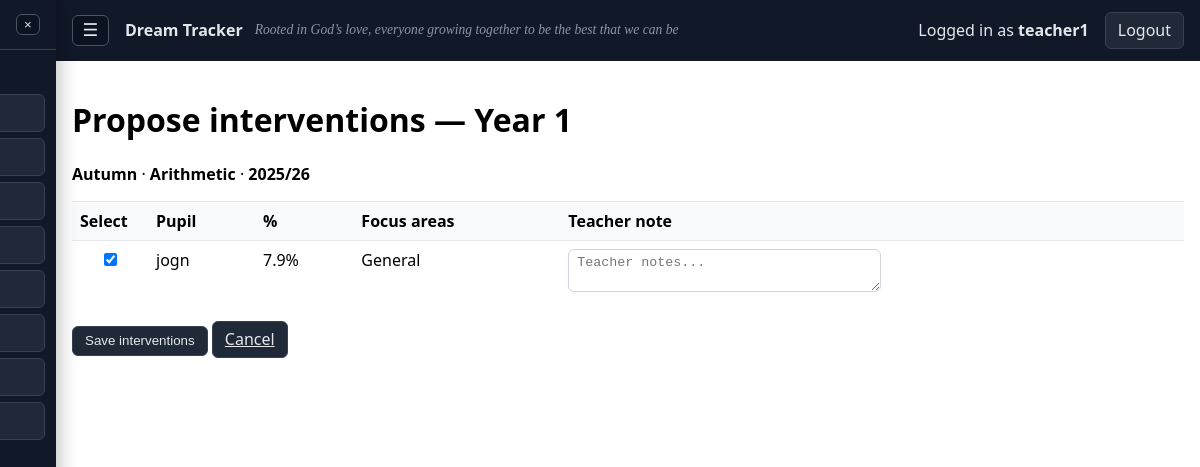
The page /interventions/propose?class_id=1&year_id=1&term=Autumn&subject=maths&paper=Arithmetic (signed in) on the database its author committed.
### models.py (models this page shows, shortened)
class Teacher(UserMixin, db.Model):
    __tablename__ = "teachers"
    id = db.Column(db.Integer, primary_key=True)
    username = db.Column(db.String(80), unique=True, nullable=False)
    password_hash = db.Column(db.String(255), nullable=False)
    class_id = db.Column(db.Integer, db.ForeignKey("classes.id"))
    is_admin = db.Column(db.Boolean, nullable=False, default=False)
    is_active = db.Column(db.Boolean, nullable=False, default=True)
    class_links = db.relationship("TeacherClass", back_populates="teacher", cascade="all, delete-orphan")
    classes = db.relationship("SchoolClass", secondary="teacher_classes", viewonly=True)

class SchoolClass(db.Model):
    __tablename__ = "classes"
    id = db.Column(db.Integer, primary_key=True)
    name = db.Column(db.String(80), unique=True, nullable=False)
    year_group = db.Column(db.Integer, nullable=True)  # e.g., 1..13 (Year 1..Year 13)
    is_archived = db.Column(db.Boolean, nullable=False, default=False)
    is_archive = db.Column(db.Boolean, nullable=False, default=False)
    pupils = db.relationship("Pupil", backref="klass", cascade="all, delete-orphan")
    teachers = db.relationship("Teacher", backref="klass", foreign_keys="Teacher.class_id")
    teacher_links = db.relationship("TeacherClass", back_populates="school_class", cascade="all, delete-orphan")

class Result(db.Model):
    __tablename__ = "results"
    id = db.Column(db.Integer, primary_key=True)
    pupil_id = db.Column(db.Integer, db.ForeignKey("pupils.id"), nullable=False)
    academic_year_id = db.Column(db.Integer, db.ForeignKey("academic_years.id"), nullable=False)
    academic_year = db.relationship("AcademicYear")
    class_id_snapshot = db.Column(db.Integer, db.ForeignKey("classes.id"), nullable=True)
    term = db.Column(db.String(10), nullable=False)  # "Autumn" | "Spring" | "Summer"
    subject = db.Column(db.String(20), nullable=False, default="maths", index=True)
    arithmetic = db.Column(db.Float, nullable=True)
    reasoning = db.Column(db.Float, nullable=True)
    reading_p1 = db.Column(db.Float, nullable=True)
    reading_p2 = db.Column(db.Float, nullable=True)
    spelling = db.Column(db.Float, nullable=True)
    grammar = db.Column(db.Float, nullable=True)
    combined_pct = db.Column(db.Float, nullable=True)  # auto-calculated
    summary = db.Column(db.String(30), nullable=True)  # auto-assigned band (text)
    note = db.Column(db.Text, nullable=True)
    created_at = db.Column(db.DateTime, default=datetime.utcnow)
    updated_at = db.Column(db.DateTime, default=datetime.utcnow, onupdate=datetime.utcnow)
    updated_by_teacher_id = db.Column(db.Integer, db.ForeignKey("teachers.id"), nullable=True)
    __table_args__ = (
        db.UniqueConstraint('pupil_id', 'academic_year_id', 'term', 'subject', name='uq_pupil_year_term_subject'),
    )

class AcademicYear(db.Model):
    __tablename__ = "academic_years"
    id = db.Column(db.Integer, primary_key=True)
    label = db.Column(db.String(9), unique=True, nullable=False)  # "2025/26"
    start_date = db.Column(db.Date, nullable=True)
    end_date = db.Column(db.Date, nullable=True)
    is_current = db.Column(db.Boolean, default=False, nullable=False)

class Pupil(db.Model):
    __tablename__ = "pupils"
    id = db.Column(db.Integer, primary_key=True)
    class_id = db.Column(db.Integer, db.ForeignKey("classes.id"), nullable=False)
    number = db.Column(db.Integer, nullable=True)  # optional display No.
    name = db.Column(db.String(120), nullable=False, index=True)
    gender = db.Column(db.String(1), nullable=True)  # 'M' or 'F'
    pupil_premium = db.Column(db.Boolean, default=False)
    laps = db.Column(db.Boolean, default=False)
    service_child = db.Column(db.Boolean, default=False)
    updated_at = db.Column(db.DateTime, default=datetime.utcnow, onupdate=datetime.utcnow)
    results = db.relationship("Result", backref="pupil", cascade="all, delete-orphan")
    writing_results = db.relationship("WritingResult", backref="pupil", cascade="all, delete-orphan")
    sats_scores = db.relationship("SatsScore", backref="pupil", cascade="all, delete-orphan")
    class_history = db.relationship("PupilClassHistory", backref="pupil", cascade="all, delete-orphan")
    __table_args__ = (
    )

### app.py (the view, shortened to what this page needs)
    @app.route("/interventions/propose", methods=["GET", "POST"])
    @login_required
    def propose_interventions():
        try:
            class_id = int(request.args.get("class_id", 0) or request.form.get("class_id", 0))
        except ValueError:
            class_id = 0
        try:
            year_id = int(request.args.get("year_id", 0) or request.form.get("year_id", 0))
        except ValueError:
            year_id = 0
        term = (request.args.get("term") or request.form.get("term") or "").strip()
        subject = (request.args.get("subject") or request.form.get("subject") or "maths").strip().lower()
        paper = (request.args.get("paper") or request.form.get("paper") or "").strip()
        if subject not in SUBJECTS or term not in TERMS or paper not in PAPERS[subject]:
            flash("Invalid term/subject/paper.", "error")
            return redirect(url_for("dashboard", subject="maths"))
        require_class_access(class_id)
        klass = SchoolClass.query.get_or_404(class_id)
        if klass.is_archived or klass.is_archive:
            flash("Cannot propose interventions for archived pupils.", "error")
            return redirect(url_for("dashboard", subject=subject))
        year = AcademicYear.query.get_or_404(year_id)
        pupils = Pupil.query.filter_by(class_id=class_id).order_by(Pupil.number.is_(None), Pupil.number, Pupil.name).all()
        max_marks = get_term_max_for_paper(class_id, year_id, term, subject, paper)
        field = result_field_for_paper(subject, paper)
        existing_items = Intervention.query.filter_by(class_id=class_id, academic_year_id=year_id, term=term, paper=paper).all()
        existing_by_pupil = {it.pupil_id: it for it in existing_items}
        data = []
        for p in pupils:
            r = (Result.query.filter_by(pupil_id=p.id, academic_year_id=year_id, term=term, subject=subject)
                 .order_by(Result.created_at.desc()).first())
            if not r:
                continue
            raw = getattr(r, field)
            if raw is None or max_marks <= 0:
                continue
            pct = round((raw / max_marks) * 100.0, 1)
            existing = existing_by_pupil.get(p.id)
            row = {"pupil": p, "pct": pct, "existing": existing, "focus": ""}
            if existing and existing.focus_areas:
                try:
                    row["focus"] = ", ".join(json.loads(existing.focus_areas))
                except Exception:
                    row["focus"] = existing.focus_areas
            if pct < 55.0 or existing:
                data.append(row)
        data.sort(key=lambda x: (55.0 - x["pct"], x["pupil"].name))
        pre_ids = [d["pupil"].id for d in data[:6]]
        return render_template(
            "interventions_propose.html",
            klass=klass, year=year, term=term, paper=paper,
            rows=data, pre_ids=pre_ids, subject=subject,
        )

### templates/interventions_propose.html (shortened to what this page needs)
{% extends "layout.html" %}
{% block content %}
<h1>Propose interventions — {{ klass.name }}</h1>
<p><strong>{{ term }}</strong> · <strong>{{ paper }}</strong> · <strong>{{ year.label }}</strong></p>
<form method="post">
  <table class="table-sticky">
    <thead>
      <tr><th>Select</th><th>Pupil</th><th>%</th><th>Focus areas</th><th><label for="teacher-note">Teacher note</label></th></tr>
    </thead>
    <tbody>
      {% for row in rows %}
      <tr>
        <td class="checkbox-cell">
          <input aria-label="Select {{ row.pupil.name }}" type="checkbox" name="selected[]" value="{{ row.pupil.id }}"
                 {{ 'checked' if row.pupil.id in pre_ids or row.existing else '' }}>
        </td>
        <td>{{ row.pupil.number or '' }} {{ row.pupil.name }}</td>
        <td>{{ row.pct }}%</td>
        <td>{{ row.focus or 'General' }}</td>
        <td>
          <textarea id="teacher-note" name="teacher_note_{{ row.pupil.id }}" rows="2" cols="35" placeholder="Teacher notes...">{{ row.existing.teacher_note if row.existing else '' }}</textarea>
        </td>
      </tr>
      {% endfor %}
    </tbody>
  </table>
  <p>
    <button class="button" type="submit">Save interventions</button>
    <a class="button" href="{{ url_for('dashboard', subject=subject, **{'class': klass.id, 'year': year.id}) }}">Cancel</a>
  </p>
</form>
{% endblock %}

### templates/layout.html (shortened to what this page needs)
<!doctype html>
<html lang="en">
<head>
</head>
<body>
  {% set sidebar_params = namespace(values={}) %}
  {% for key in ['year','term','class','gender','pp','laps','svc','min_pct','max_pct','band'] %}
    {% if request.args.get(key) %}
      {% set _ = sidebar_params.values.update({key: request.args.get(key)}) %}
    {% endif %}
  {% endfor %}
  {% set sidebar_subject = request.view_args.get('subject') if request.view_args and request.view_args.get('subject') else request.args.get('subject', 'maths') %}
  {% set sidebar_mode = request.args.get('mode', 'table' if current_user.is_admin else 'home') %}
  {% set reports_href = url_for('reports', **sidebar_params.values) %}
  {% set is_year6_menu = y6_nav is not none %}
  {% if current_user.is_authenticated %}
    <div id="sidebarHoverZone" class="hover-zone" aria-hidden="true"></div>
    <aside id="sidebar" class="sidebar" aria-label="Main menu">
      <div class="sidebar-head">
        <button id="menuCloseBtn" class="sidebar-close" aria-label="Close menu" type="button">×</button>
      </div>
      <nav class="sidebar-nav">
        <div class="section-title">Teacher</div>
        {% if is_year6_menu %}
          <a class="sidebar-link {{ 'active' if request.endpoint == 'y6_home' or (request.endpoint == 'dashboard' and sidebar_mode == 'home') else '' }}" href="{{ url_for('y6_home', **sidebar_params.values) }}">Home</a>
          <a class="sidebar-link {{ 'active' if request.endpoint in ['y6_sats_tracker', 'sats_page'] else '' }}" href="{{ url_for('y6_sats_tracker', **sidebar_params.values) }}">SATs Tracker</a>
          <a class="sidebar-link {{ 'active' if request.endpoint in ['y6_writing', 'writing_dashboard'] or (request.endpoint == 'dashboard' and sidebar_subject == 'writing') else '' }}" href="{{ url_for('y6_writing', **sidebar_params.values) }}">Writing</a>
          <a class="sidebar-link {{ 'active' if request.endpoint in ['y6_reports', 'reports'] else '' }}" href="{{ url_for('y6_reports', **sidebar_params.values) }}">Reports</a>
        {% else %}
          <a class="sidebar-link {{ 'active' if request.endpoint == 'dashboard' and sidebar_mode == 'home' else '' }}" href="{{ url_for('dashboard', subject='maths', mode='home', **sidebar_params.values) }}">Home</a>
          <a class="sidebar-link {{ 'active' if request.endpoint == 'dashboard' and sidebar_mode == 'table' and sidebar_subject == 'maths' else '' }}" href="{{ url_for('dashboard', subject='maths', mode='table', **sidebar_params.values) }}">Maths</a>
          <a class="sidebar-link {{ 'active' if request.endpoint == 'dashboard' and sidebar_mode == 'table' and sidebar_subject == 'reading' else '' }}" href="{{ url_for('dashboard', subject='reading', mode='table', **sidebar_params.values) }}">Reading</a>
          <a class="sidebar-link {{ 'active' if request.endpoint == 'dashboard' and sidebar_mode == 'table' and sidebar_subject == 'spag' else '' }}" href="{{ url_for('dashboard', subject='spag', mode='table', **sidebar_params.values) }}">SPaG</a>
          <a class="sidebar-link {{ 'active' if request.endpoint == 'dashboard' and sidebar_mode == 'table' and sidebar_subject == 'writing' else '' }}" href="{{ url_for('dashboard', subject='writing', mode='table', **sidebar_params.values) }}">Writing</a>
          <a class="sidebar-link {{ 'active' if request.endpoint == 'assessments' else '' }}" href="{{ url_for('assessments') }}">GAP</a>
          <a class="sidebar-link {{ 'active' if request.endpoint == 'interventions' else '' }}" href="{{ url_for('interventions') }}">Interventions</a>
          <a class="sidebar-link {{ 'active' if request.endpoint == 'reports' else '' }}" href="{{ reports_href }}">Reports</a>
        {% endif %}
      </nav>
    </aside>
  {% endif %}
  <header class="bar">
    {% if current_user.is_authenticated %}
      <button id="menuBtn" class="menu-btn" aria-label="Open menu" type="button">☰</button>
    {% endif %}
    <div class="brand-wrap">
      <a class="brand" href="{{ url_for('index') }}">Dream Tracker</a>
      <span class="school-motto">Rooted in God’s love, everyone growing together to be the best that we can be</span>
    </div>
    {% if current_user.is_authenticated %}
      <span>Logged in as <strong>{{ current_user.username }}</strong></span>
      <a class="button" href="{{ url_for('logout') }}">Logout</a>
    {% else %}
      <a class="button" href="{{ url_for('login') }}">Login</a>
    {% endif %}
  </header>
  <main>
    {% block content %}{% endblock %}
  </main>
</body>
</html>

### templates/layout.html (style rules this page uses)
html, body { height: 100%; }
body { font-family: system-ui, -apple-system, Segoe UI, Roboto, Arial, sans-serif; margin: 0; padding: 0; display: block; width: 100%; overflow-x: hidden; }
header.bar { display: flex; align-items: center; flex-wrap: wrap; gap: 1rem; padding: 0.75rem 1rem; background: #111827; color: #e5e7eb; width: 100%; box-sizing: border-box; }
header.bar .brand { color: #e5e7eb; text-decoration: none; font-weight: 700; white-space: nowrap; }
header.bar .brand-wrap { display: inline-flex; align-items: center; position: relative; }
.school-motto { position: absolute; left: calc(100% + 0.75rem); font-family: "Georgia", "Times New Roman", cursive; font-style: italic; font-size: 0.85rem; color: #9ca3af; white-space: nowrap; opacity: 0.9; }
.menu-btn { border: 1px solid #4b5563; border-radius: 6px; background: #0b1220; color: #e5e7eb; font-size: 1.1rem; line-height: 1; padding: 0.35rem 0.6rem; cursor: pointer; }
header.bar a { color: #e5e7eb; text-decoration: none; }
.sidebar { position: fixed; top: 0; left: 0; height: 100vh; width: 260px; background: #111827; color: #e5e7eb; z-index: 30; box-shadow: 3px 0 18px rgba(0, 0, 0, 0.25); transform: translateX(-204px); transition: transform 0.2s ease; overflow-y: auto; }
.hover-zone { position: fixed; top: 0; left: 0; bottom: 0; width: 20px; z-index: 25; background: transparent; }
.sidebar-head { display: flex; align-items: center; justify-content: space-between; padding: 0.85rem 1rem; border-bottom: 1px solid #374151; font-weight: 700; }
.sidebar-close { border: 1px solid #4b5563; border-radius: 6px; background: #0b1220; color: #e5e7eb; line-height: 1; padding: 0.2rem 0.45rem; cursor: pointer; }
.sidebar-nav { display: flex; flex-direction: column; gap: 0.35rem; padding: 0.7rem; }
.sidebar-nav .section-title { color: #9ca3af; font-size: 0.8rem; text-transform: uppercase; letter-spacing: 0.02em; margin: 0.45rem 0 0.1rem; padding: 0 0.45rem; }
.sidebar-link { color: #e5e7eb; text-decoration: none; border: 1px solid #374151; border-radius: 6px; background: #1f2937; padding: 0.45rem 0.6rem; white-space: nowrap; overflow: hidden; text-overflow: ellipsis; }
a.button, button.button, .button { display: inline-block; padding: 0.4rem 0.75rem; border: 1px solid #374151; border-radius: 6px; background: #1f2937; color: #e5e7eb; white-space: nowrap; }
main { padding: 1rem; }
body.has-sidebar main, body.has-sidebar header.bar { padding-left: calc(56px + 1rem); }
table { width: 100%; border-collapse: collapse; }
th, td { padding: 0.5rem; border-top: 1px solid #e5e7eb; text-align: left; vertical-align: top; }
th { background: #f9fafb; }
label { display: inline-block; }
select, input[type="text"], input[type="number"], input[type="file"], textarea { padding: 0.35rem 0.5rem; border: 1px solid #d1d5db; border-radius: 6px; }
.table-sticky thead th { position: sticky; top: 0; z-index: 2; }
.checkbox-cell { text-align: center; width: 60px; }

### rows shown on the page
Teacher: username "teacher1"
SchoolClass: name "Year 1"
Result: term "Autumn"
AcademicYear: label "2025/26"
Pupil: pupil.name "jogn", pupil.id "Teacher notes..."

### other values the page prints
{{ paper }} "Arithmetic"
{{ row.pct }} "7.9"
{{ row.focus or 'General' }} "General"
